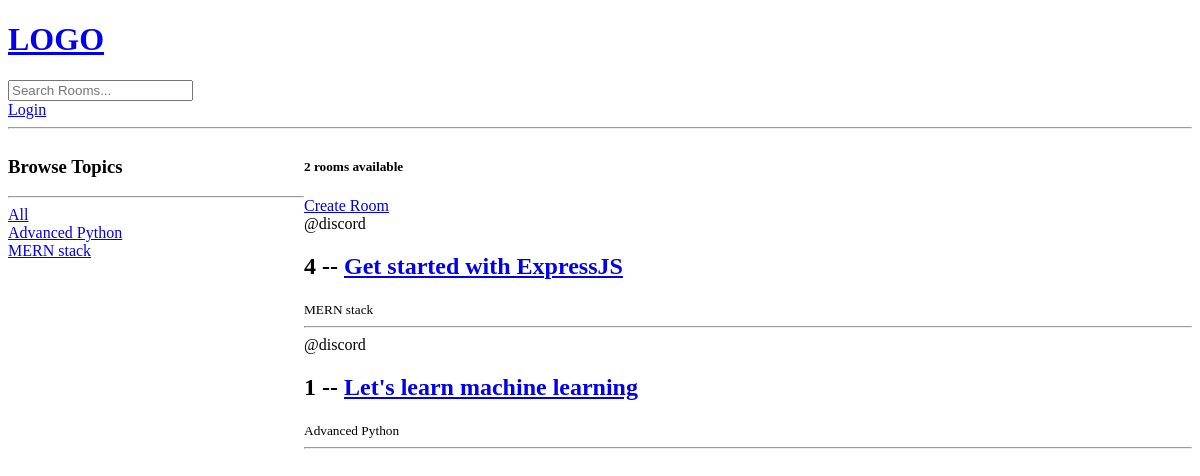
The app's page /, older data.
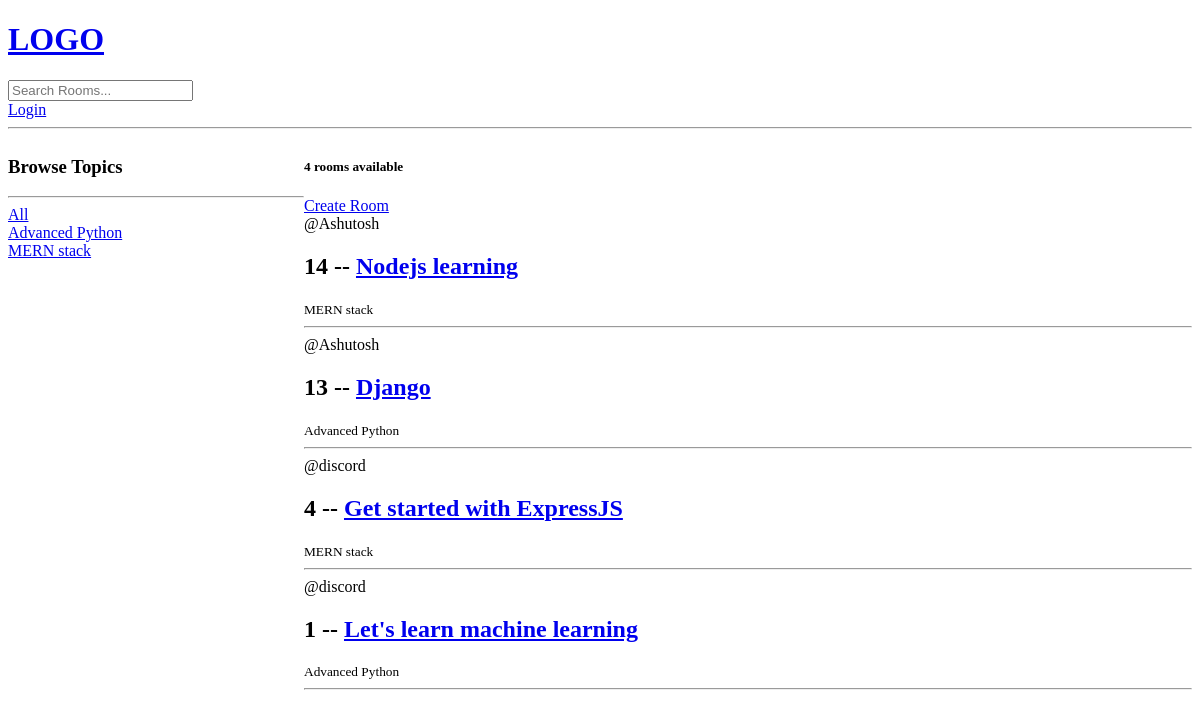
The same page, newer data.
### base/models.py (models this page shows, shortened)
class Topic(models.Model):
    name = models.CharField(max_length=200)

class Room(models.Model):
    host = models.ForeignKey(User, on_delete=models.SET_NULL, null=True)
    topic = models.ForeignKey(Topic,on_delete=models.SET_NULL, null=True)
    name = models.CharField(max_length=200)
    description = models.TextField(null=True, blank=True)
    updated = models.DateTimeField(auto_now=True)
    created = models.DateTimeField(auto_now_add=True)
    class Meta:
        ordering = ['-updated', '-created']

### base/views.py (the view)
# urls.py: path('', views.home, name='home'),
def home(request):
    q = request.GET.get('q') if request.GET.get('q') else ''
    rooms = Room.objects.filter(
        Q(topic__name__icontains=q) |
        Q(name__icontains=q) |
        Q(host__username__icontains=q)
    )
    topics = Topic.objects.all()
    room_count = rooms.count()
    context = {'rooms':rooms, 'topics': topics, 'room_count': room_count}
    return render(request, 'base/home.html', context)

### base/templates/base/home.html (shortened to what this page needs)
{% extends 'main.html' %}
{% block content %}
<div class='home-container'>
    <div>
        <h3>Browse Topics</h3>
        <hr>
        <div>
            <a href="{% url 'home' %}">All</a>
        </div>
        {% for topic in topics %}
            <div>
                <a href="{% url 'home' %}?q={{topic.name}}">{{topic.name}}</a>
            </div>
        {% endfor %}
    </div>
    <div>
        <h5>{{room_count}} rooms available</h5>
        <a href="{% url 'create-room' %}">Create Room</a>
        <div>
            {% for room in rooms %}
            <div>
                <span>@{{room.host.username}}</span>
                <h2>{{room.id}} -- <a href='room/{{room.id}}'>{{room.name}}</a></h2>
                <small>{{room.topic.name}}</small>
                <hr>
            </div>
            {% endfor %}
        </div>
    </div>
</div>
{% endblock %}

### templates/main.html (shortened to what this page needs)
<!DOCTYPE html>
<html>
    <head>
        <link rel="stylesheet" href="">
    </head>
    <body>
        {% include 'navbar.html' %}
        {% block content %}
        {% endblock %}
    </body>
</html>

### templates/navbar.html
<a href='/'>
    <h1>LOGO</h1>
</a>
<form method='GET' action="{% url 'home' %}">
    <input type='text' name='q' placeholder='Search Rooms...'/>
</form>
{% if request.user.is_authenticated %}
<h2>Hello {{request.user}}</h2>
<a href="{% url 'logout' %}">Logout</a>
{% else %}
<a href="{% url 'login' %}">Login</a>
{% endif %}
<hr>

### base/templates/base/home.html (style rules this page uses)
.home-container { display: grid; grid-template-columns: 1fr 3fr; }

Row changes from the older to the newer data that the page shows:
added Room: host.username "Ashutosh", id "14", name "Nodejs learning", topic.name "MERN stack"
added Room: host.username "Ashutosh", id "13", name "Django", topic.name "Advanced Python"
Text that changed along with them:
{{ room_count }}: "2" → "4"
